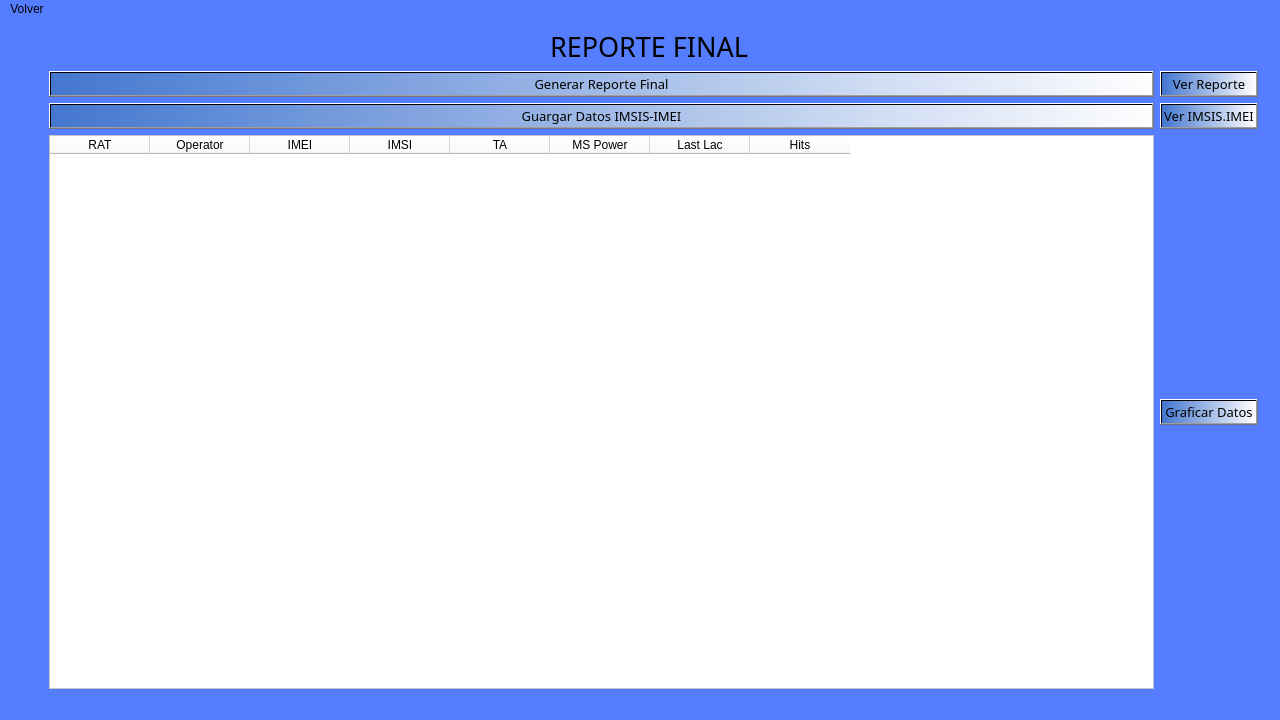
<?xml version="1.0" encoding="UTF-8"?>
<ui version="4.0">
 <class>MainWindow</class>
 <widget class="QMainWindow" name="MainWindow">
  <property name="geometry">
   <rect>
    <x>0</x>
    <y>0</y>
    <width>1280</width>
    <height>720</height>
   </rect>
  </property>
  <property name="sizePolicy">
   <sizepolicy hsizetype="MinimumExpanding" vsizetype="MinimumExpanding">
    <horstretch>0</horstretch>
    <verstretch>0</verstretch>
   </sizepolicy>
  </property>
  <property name="minimumSize">
   <size>
    <width>1280</width>
    <height>720</height>
   </size>
  </property>
  <property name="windowTitle">
   <string>MainWindow</string>
  </property>
  <property name="styleSheet">
   <string notr="true">background-color: qlineargradient(spread:pad, x1:0, y1:0, x2:1, y2:0, stop:1 rgba(85, 125, 255, 255));</string>
  </property>
  <widget class="QWidget" name="centralwidget">
   <layout class="QGridLayout" name="gridLayout_2">
    <item row="0" column="1">
     <layout class="QGridLayout" name="gridLayout">
      <item row="3" column="0">
       <layout class="QGridLayout" name="gridLayout_5">
        <item row="2" column="0">
         <widget class="QPushButton" name="pushButtonGuardarDatosIMISISIMEI">
          <property name="font">
           <font>
            <family>Corbel</family>
            <pointsize>10</pointsize>
           </font>
          </property>
          <property name="styleSheet">
           <string notr="true">background-color: qlineargradient(spread:pad, x1:0, y1:0, x2:1, y2:0, stop:0 rgba(63, 117, 194, 200), stop:1 rgba(255, 255, 255, 255));

</string>
          </property>
          <property name="text">
           <string>Guargar Datos IMSIS-IMEI</string>
          </property>
          <property name="icon">
           <iconset>
            <normaloff>icons8-añadir-libro-100.png</normaloff>icons8-añadir-libro-100.png</iconset>
          </property>
          <property name="iconSize">
           <size>
            <width>30</width>
            <height>30</height>
           </size>
          </property>
         </widget>
        </item>
        <item row="4" column="1">
         <widget class="QPushButton" name="pushButtonGraficar">
          <property name="font">
           <font>
            <family>Corbel</family>
            <pointsize>10</pointsize>
           </font>
          </property>
          <property name="styleSheet">
           <string notr="true">background-color: qlineargradient(spread:pad, x1:0, y1:0, x2:1, y2:0, stop:0 rgba(63, 117, 194, 200), stop:1 rgba(255, 255, 255, 255));

</string>
          </property>
          <property name="text">
           <string>Graficar Datos</string>
          </property>
          <property name="icon">
           <iconset>
            <normaloff>20803.png</normaloff>20803.png</iconset>
          </property>
          <property name="iconSize">
           <size>
            <width>30</width>
            <height>30</height>
           </size>
          </property>
         </widget>
        </item>
        <item row="4" column="0">
         <widget class="QTableWidget" name="tableWidgetVerDatosFiltrados">
          <property name="styleSheet">
           <string notr="true">background-color: rgb(255, 255, 255);</string>
          </property>
          <property name="selectionBehavior">
           <enum>QAbstractItemView::SelectItems</enum>
          </property>
          <property name="textElideMode">
           <enum>Qt::ElideRight</enum>
          </property>
          <column>
           <property name="text">
            <string>RAT</string>
           </property>
          </column>
          <column>
           <property name="text">
            <string>Operator</string>
           </property>
          </column>
          <column>
           <property name="text">
            <string>IMEI</string>
           </property>
          </column>
          <column>
           <property name="text">
            <string>IMSI</string>
           </property>
          </column>
          <column>
           <property name="text">
            <string>TA</string>
           </property>
          </column>
          <column>
           <property name="text">
            <string>MS Power</string>
           </property>
          </column>
          <column>
           <property name="text">
            <string>Last Lac</string>
           </property>
          </column>
          <column>
           <property name="text">
            <string>Hits</string>
           </property>
          </column>
         </widget>
        </item>
        <item row="1" column="0">
         <widget class="QPushButton" name="pushButtonGuardarReporte">
          <property name="font">
           <font>
            <family>Corbel</family>
            <pointsize>10</pointsize>
           </font>
          </property>
          <property name="styleSheet">
           <string notr="true">background-color: qlineargradient(spread:pad, x1:0, y1:0, x2:1, y2:0, stop:0 rgba(63, 117, 194, 200), stop:1 rgba(255, 255, 255, 255));

</string>
          </property>
          <property name="text">
           <string>Generar Reporte Final</string>
          </property>
          <property name="icon">
           <iconset>
            <normaloff>icons8-añadir-libro-100.png</normaloff>icons8-añadir-libro-100.png</iconset>
          </property>
          <property name="iconSize">
           <size>
            <width>30</width>
            <height>30</height>
           </size>
          </property>
         </widget>
        </item>
        <item row="1" column="1">
         <widget class="QPushButton" name="pushButton">
          <property name="font">
           <font>
            <family>Corbel</family>
            <pointsize>10</pointsize>
           </font>
          </property>
          <property name="styleSheet">
           <string notr="true">background-color: qlineargradient(spread:pad, x1:0, y1:0, x2:1, y2:0, stop:0 rgba(63, 117, 194, 200), stop:1 rgba(255, 255, 255, 255));

</string>
          </property>
          <property name="text">
           <string>Ver Reporte</string>
          </property>
          <property name="icon">
           <iconset>
            <normaloff>icons8-hand-box-256.png</normaloff>icons8-hand-box-256.png</iconset>
          </property>
         </widget>
        </item>
        <item row="2" column="1">
         <widget class="QPushButton" name="pushButton_2">
          <property name="font">
           <font>
            <family>Corbel</family>
            <pointsize>10</pointsize>
           </font>
          </property>
          <property name="styleSheet">
           <string notr="true">background-color: qlineargradient(spread:pad, x1:0, y1:0, x2:1, y2:0, stop:0 rgba(63, 117, 194, 200), stop:1 rgba(255, 255, 255, 255));

</string>
          </property>
          <property name="text">
           <string>Ver IMSIS.IMEI</string>
          </property>
          <property name="icon">
           <iconset>
            <normaloff>icons8-hand-box-256.png</normaloff>icons8-hand-box-256.png</iconset>
          </property>
         </widget>
        </item>
       </layout>
      </item>
      <item row="0" column="2">
       <layout class="QGridLayout" name="gridLayout_4"/>
      </item>
      <item row="3" column="3">
       <widget class="QLabel" name="label">
        <property name="styleSheet">
         <string notr="true">image: url(:/Imagenes/Logo.png);</string>
        </property>
        <property name="text">
         <string/>
        </property>
       </widget>
      </item>
      <item row="1" column="0" alignment="Qt::AlignHCenter">
       <widget class="QLabel" name="label_2">
        <property name="font">
         <font>
          <family>Agency FB</family>
          <pointsize>20</pointsize>
         </font>
        </property>
        <property name="text">
         <string>REPORTE FINAL </string>
        </property>
       </widget>
      </item>
     </layout>
    </item>
    <item row="0" column="0">
     <spacer name="horizontalSpacer_2">
      <property name="orientation">
       <enum>Qt::Horizontal</enum>
      </property>
      <property name="sizeType">
       <enum>QSizePolicy::Minimum</enum>
      </property>
      <property name="sizeHint" stdset="0">
       <size>
        <width>40</width>
        <height>20</height>
       </size>
      </property>
     </spacer>
    </item>
   </layout>
  </widget>
  <widget class="QMenuBar" name="menubar">
   <property name="geometry">
    <rect>
     <x>0</x>
     <y>0</y>
     <width>1280</width>
     <height>26</height>
    </rect>
   </property>
   <widget class="QMenu" name="menuVolver_A_Filtros">
    <property name="title">
     <string>Volver</string>
    </property>
    <addaction name="actionVer_Filtros"/>
   </widget>
   <addaction name="menuVolver_A_Filtros"/>
  </widget>
  <widget class="QStatusBar" name="statusbar"/>
  <action name="actionVer_Filtros">
   <property name="text">
    <string>Ver Filtros</string>
   </property>
  </action>
 </widget>
 <resources>
  <include location="../Recursos/Re.qrc"/>
 </resources>
 <connections/>
</ui>
